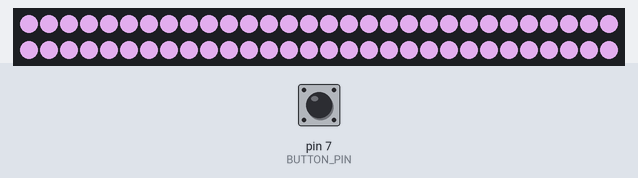
This sketch was run on a simulated Arduino Nano, built with avr-gcc and run on an emulated ATmega328P. On the bench: 60 RGB LEDs in strip order, left to right, continuing on the next row. The test bench sets the inputs (shaded band); at power-on: pin 7 (BUTTON_PIN) LOW. Dim RGB values are drawn brighter than linear; colours are those a GRB WS2812 strip shows for the declared byte order.

Above: at 1.2 s.
1.3 s: pin 7 (BUTTON_PIN) pulled HIGH for 1 s
At 1.45 s:
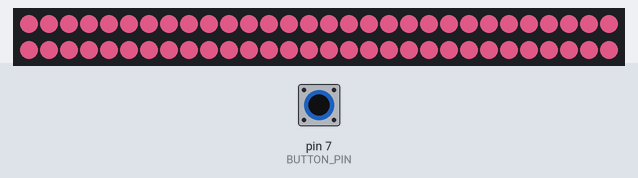
3.8 s: pin 7 (BUTTON_PIN) pulled HIGH for 0.15 s
At 4.28 s:
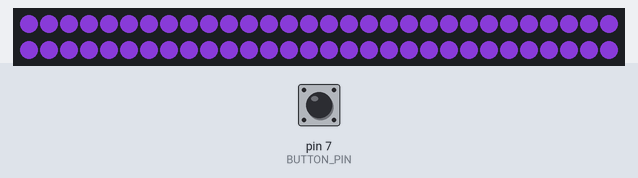
4.5 s: pin 7 (BUTTON_PIN) pulled HIGH for 1 s
At 5.7 s:
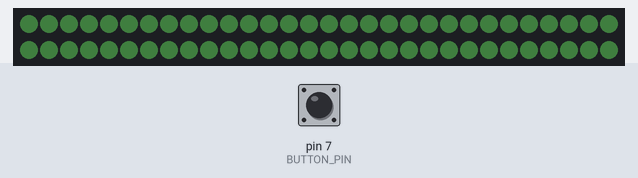
6.1 s: pin 7 (BUTTON_PIN) pulled HIGH for 1 s
At 7.3 s:
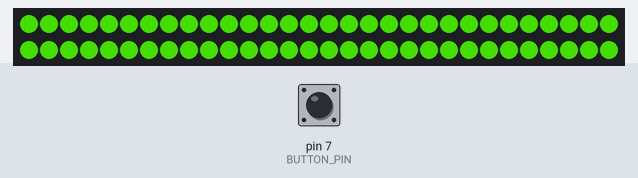

Measured:
- after the input at 1.3 s, the LEDs: change at once (image 1)
- after the input at 3.8 s, the LEDs: first change at once (image 2 shows a later state)
- after the input at 4.5 s, the LEDs: first change after 0.26 s (image 3 shows a later state)
- after the input at 6.1 s, the LEDs: first change after 0.17 s (image 4 shows a later state)

The sketch:

controller.ino
```cpp
// (licence header left out)
// includes
#include <FastLED.h>

// constant definitions
#define BUTTON_PIN 7
#define COLOR_ORDER RGB
#define FLOW_BACKWARD 1
#define FLOW_FORWARD 0
#define LED_BRIGHTNESS_MAXIMUM 200
#define LED_BRIGHTNESS_MINIMUM 100
#define LED_COLOR_DIAMOND 0xB9F2FF
#define LED_COLOR_EMERALD 0x50C878
#define LED_COLOR_LAPIS_LAZULI 0x2B6199
#define LED_COLOR_REDSTONE 0xE46B71
#define LED_COUNT 60
#define LED_MODE_DIAMOND_FADING 1
#define LED_MODE_DIAMOND_STILL 0
#define LED_MODE_EMERALD_FADING 3
#define LED_MODE_EMERALD_STILL 2
#define LED_MODE_LAPIS_LAZULI_FADING 5
#define LED_MODE_LAPIS_LAZULI_STILL 4
#define LED_MODE_REDSTONE_FADING 7
#define LED_MODE_REDSTONE_STILL 6
#define LED_MODE_RGB 8
#define LED_PIN 6
#define LED_TYPE WS2812B

// variable definitions
CRGB leds[LED_COUNT];
uint8_t brightness;
int button_state;
uint8_t flow;
uint8_t hue;
uint8_t led_mode;

// main loop
void loop() {
    // check the button status
    button_state = digitalRead(BUTTON_PIN);

    if (button_state == HIGH) {
        // if pressed, switch to a different mode
        led_mode++;

        // if pressed on the last LED mode (LED_MODE_RGB), set it back to the first mode (LED_MODE_DIAMOND_STILL)
        if (led_mode > LED_MODE_RGB) {
            led_mode = LED_MODE_DIAMOND_STILL;
        }
    }

    // evaluate the button state
    switch (led_mode) {
        case LED_MODE_DIAMOND_FADING:
            // set the color for all LEDs
            fill_solid(leds, LED_COUNT, LED_COLOR_DIAMOND);

            // fade the brightness level
            EVERY_N_MILLISECONDS (150) {
                if (flow == FLOW_BACKWARD) {
                    brightness--;

                    if (brightness == LED_BRIGHTNESS_MINIMUM) {
                        flow = FLOW_FORWARD;
                    }
                } else if (flow == FLOW_FORWARD) {
                    brightness++;

                    if (brightness == LED_BRIGHTNESS_MAXIMUM) {
                        flow = FLOW_BACKWARD;
                    }
                }
            }

            // set the brightness level
            FastLED.setBrightness(brightness);

            // exit the switch() block
            break;
        case LED_MODE_DIAMOND_STILL:
            // set the color for all LEDs
            fill_solid(leds, LED_COUNT, LED_COLOR_DIAMOND);

            // set the brightness level
            FastLED.setBrightness(LED_BRIGHTNESS_MAXIMUM);

            // exit the switch() block
            break;
        case LED_MODE_EMERALD_FADING:
            // set the color for all LEDs
            fill_solid(leds, LED_COUNT, LED_COLOR_EMERALD);

            // fade the brightness level
            EVERY_N_MILLISECONDS (150) {
                if (flow == FLOW_BACKWARD) {
                    brightness--;

                    if (brightness == LED_BRIGHTNESS_MINIMUM) {
                        flow = FLOW_FORWARD;
                    }
                } else if (flow == FLOW_FORWARD) {
                    brightness++;

                    if (brightness == LED_BRIGHTNESS_MAXIMUM) {
                        flow = FLOW_BACKWARD;
                    }
                }
            }

            // set the brightness level
            FastLED.setBrightness(brightness);

            // exit the switch() block
            break;
        case LED_MODE_EMERALD_STILL:
            // set the color for all LEDs
            fill_solid(leds, LED_COUNT, LED_COLOR_EMERALD);

            // set the brightness level
            FastLED.setBrightness(LED_BRIGHTNESS_MAXIMUM);

            // exit the switch() block
            break;
        case LED_MODE_LAPIS_LAZULI_FADING:
            // set the color for all LEDs
            fill_solid(leds, LED_COUNT, LED_COLOR_LAPIS_LAZULI);

            // fade the brightness level
            EVERY_N_MILLISECONDS (150) {
                if (flow == FLOW_BACKWARD) {
                    brightness--;

                    if (brightness == LED_BRIGHTNESS_MINIMUM) {
                        flow = FLOW_FORWARD;
                    }
                } else if (flow == FLOW_FORWARD) {
                    brightness++;

                    if (brightness == LED_BRIGHTNESS_MAXIMUM) {
                        flow = FLOW_BACKWARD;
                    }
                }
            }

            // set the brightness level
            FastLED.setBrightness(brightness);

            // exit the switch() block
            break;
        case LED_MODE_LAPIS_LAZULI_STILL:
            // set the color for all LEDs
            fill_solid(leds, LED_COUNT, LED_COLOR_LAPIS_LAZULI);

            // set the brightness level
            FastLED.setBrightness(LED_BRIGHTNESS_MAXIMUM);

            // exit the switch() block
            break;
        case LED_MODE_REDSTONE_FADING:
            // set the color for all LEDs
            fill_solid(leds, LED_COUNT, LED_COLOR_REDSTONE);

            // fade the brightness level
            EVERY_N_MILLISECONDS (150) {
                if (flow == FLOW_BACKWARD) {
                    brightness--;

                    if (brightness == LED_BRIGHTNESS_MINIMUM) {
                        flow = FLOW_FORWARD;
                    }
                } else if (flow == FLOW_FORWARD) {
                    brightness++;

                    if (brightness == LED_BRIGHTNESS_MAXIMUM) {
                        flow = FLOW_BACKWARD;
                    }
                }
            }

            // set the brightness level
            FastLED.setBrightness(brightness);

            // exit the switch() block
            break;
        case LED_MODE_REDSTONE_STILL:
            // set the color for all LEDs
            fill_solid(leds, LED_COUNT, LED_COLOR_REDSTONE);

            // set the brightness level
            FastLED.setBrightness(LED_BRIGHTNESS_MAXIMUM);

            // exit the switch() block
            break;
        case LED_MODE_RGB:
            // set the color for all LEDs
            fill_solid(leds, LED_COUNT, CHSV(hue, 255, 255));

            // set the brightness level
            FastLED.setBrightness(LED_BRIGHTNESS_MAXIMUM);

            // increase the hue level every 150 milliseconds
            EVERY_N_MILLISECONDS(150) {
                hue++;
            }

            // exit the switch() block
            break;
    }

    // update
    FastLED.show();
}

// initialization
void setup() {
    // initialize the LED strip
    FastLED.addLeds<LED_TYPE, LED_PIN, COLOR_ORDER>(leds, LED_COUNT);

    // set the initial brightness level
    brightness = LED_BRIGHTNESS_MAXIMUM;

    // set the initial button state
    button_state = LOW;

    // set the initial flow value
    flow = FLOW_FORWARD;

    // set the initial hue level
    hue = 0;

    // set the initial LED mode
    led_mode = 0;

    // initialize LED mode button (input)
    pinMode(BUTTON_PIN, INPUT);
}
```
